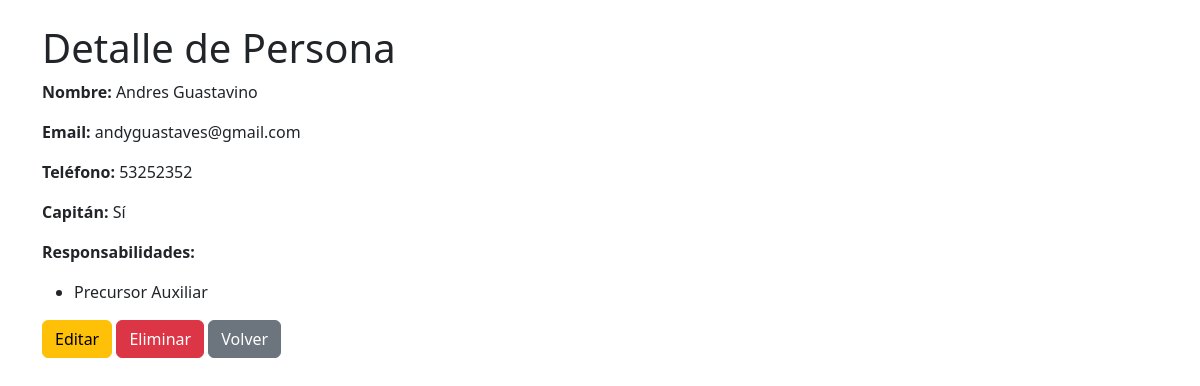
/personas/1/, run on the app's committed database.
### turnos/models.py (models this page shows, shortened)
class Persona(models.Model):
    nombre = models.CharField(max_length=150)
    email = models.EmailField(unique=True)
    telefono = models.CharField(max_length=15, blank=True)
    es_capitan = models.BooleanField(default=False)
    responsabilidades = models.ManyToManyField(Responsabilidad, related_name="personas" , blank=True)

class Responsabilidad(models.Model):
    nombre = models.CharField(max_length=100)

### turnos/views.py (the view)
# urls.py: path('personas/<int:pk>/', PersonaDetailView.as_view(), name='persona_detail'),
class PersonaDetailView(DetailView):
    model = Persona
    template_name = 'persona/persona_detail.html'

### turnos/templates/persona/persona_detail.html
{% extends 'base.html' %}
{% block content %}
<h1>Detalle de Persona</h1>
<p><strong>Nombre:</strong> {{ object.nombre }}</p>
<p><strong>Email:</strong> {{ object.email }}</p>
<p><strong>Teléfono:</strong> {{ object.telefono }}</p>
<p><strong>Capitán:</strong> {{ object.es_capitan|yesno:"Sí,No" }}</p>
<p><strong>Responsabilidades:</strong></p>
<ul>
    {% for responsabilidad in object.responsabilidades.all %}
        <li>{{ responsabilidad.nombre }}</li>
    {% endfor %}
</ul>
<a href="{% url 'persona_update' object.id %}" class="btn btn-warning">Editar</a>
<a href="{% url 'persona_delete' object.id %}" class="btn btn-danger">Eliminar</a>
<a href="{% url 'persona_list' %}" class="btn btn-secondary">Volver</a>
{% endblock %}

### data on the page
Persona: nombre "Andres Guastavino", email "andyguastaves@gmail.com", telefono "53252352", es_capitan "Sí"
Responsabilidad: nombre "Precursor Auxiliar"
